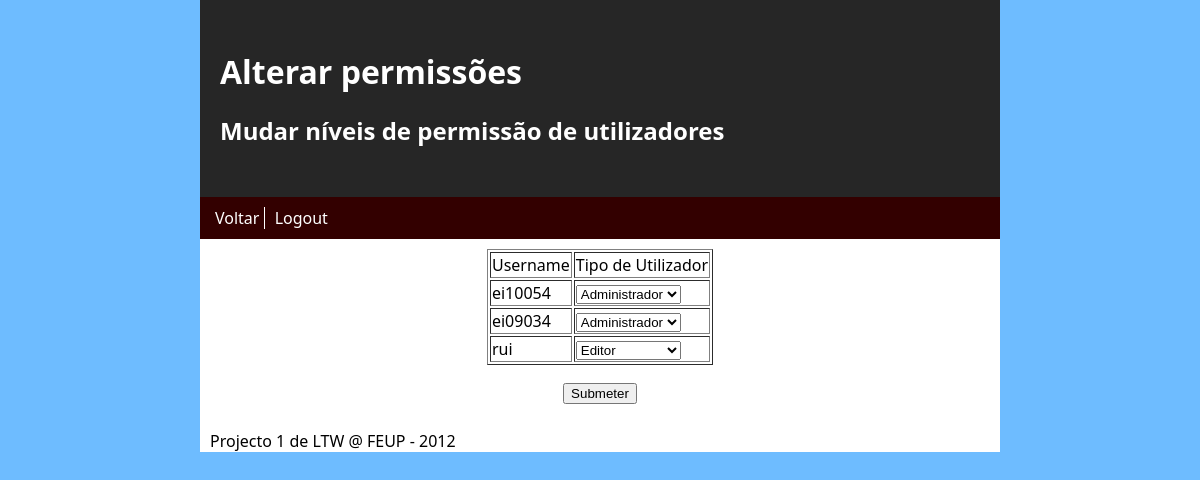
The page /alterar_permissoes.php (signed in) on the database as committed earlier.
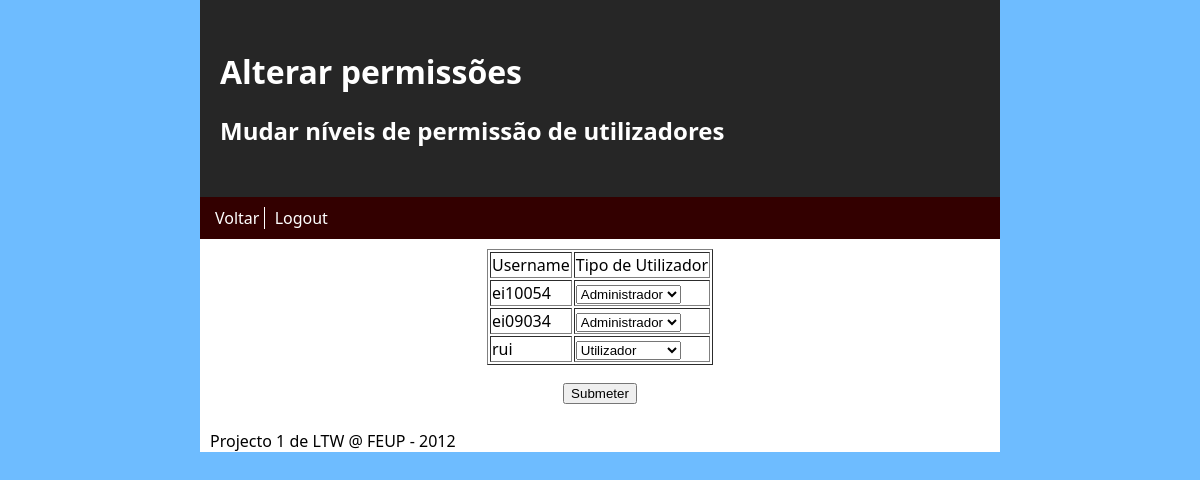
The same page on the database as committed later.
### tables this page shows
CREATE TABLE "USER" ('username' TEXT NOT NULL, 'password' TEXT NOT NULL, 'user_type' INTEGER NOT NULL DEFAULT 0);

### alterar_permissoes.php (the view, shortened to what this page needs)
<?php
	require_once 'db/db.php';
	$username=$_GET['username'];
	if($_SERVER['REQUEST_METHOD'] != "POST") {
?>
<!DOCTYPE html>
<html>
	<head>
		<link rel="stylesheet" href="common/style.css">
	</head>
	<body>
		<div id="cabecalho">
			<h1>Alterar permissões</h1>
			<h2>Mudar níveis de permissão de utilizadores</h2>
		</div>
		<div id="menu">
			<ul>
				<li><a href="./">Voltar</a></li>
				<li><a href="logout.php">Logout</a></li>
			</ul>
		</div>
		<div id="conteudo">
<?
	if(!empty($username))
		$stmt = $db->query('SELECT rowid, username, user_type FROM user WHERE username like \'%'.$_GET['username'].'%\'');
	else
		$stmt = $db->query('SELECT rowid, username, user_type FROM user');
	if($stmt){
		$stmt = $stmt->fetchAll();
		if(count($stmt)==0){
			echo "<h4>Nenhum utilizador encontrado</h4>";
		}
		else {?>
			<form method="post">
				<table style="margin: auto;" border="1">
					<tr>
						<td>Username</td>
						<td>Tipo de Utilizador</td>
					</tr>
<?
			foreach($stmt as $row)
			{
				echo "
					<tr>
						<td>
							".$row['username']."
						</td>
						<td>
							<select name = user_type[".$row['rowid']."]>
								<option value=0";
				if($row['user_type']==0)
					echo " selected=\"selected\"";
				echo ">Utilizador</option>
				<option value=1";
				if($row['user_type']==1)
					echo " selected=\"selected\"";
				echo ">Editor</option>
				<option value=2";
				if($row['user_type']==2)
					echo " selected=\"selected\"";
				echo ">Administrador</option>
							</select>
						</td>
					</tr>
				";
			}
?>
				</table>
				<p style="text-align:center;"><input type="submit" value="Submeter"></p>
			</form>
<?
		}
	}
	else
	{
		$error=$db->errorInfo();
		echo "Erro: " . $error[2];
	}
?>
		</div>
		<div id="rodape">
			<p>Projecto 1 de LTW @ FEUP - 2012</p>
		</div>
	</body>
</html>
<?
	}
?>

### common/style.css (style rules this page uses)
body { font-family: verdana, sans; margin: 0 auto; width: 800px; background-color:#6EBCFF; }
div#cabecalho { font-family: verdana, sans; background-color:#262626; color:white; padding:50px 20px; }
div#menu { color:white; background-color:#330000; padding:10px; }
div#menu a { color:white; text-decoration:none; }
div#cabecalho h1 { margin-top: 0; }
div#cabecalho h2 { margin-bottom: 0; }
div#menu ul { padding-left:0; margin:0; }
div#menu li { display:inline; border-right:solid; border-width:1px; border-color:white; padding:0px 5px; }
div#menu li:last-child { border-right:none; }
div#conteudo { background-color:white; margin:0; padding:10px; }
div#rodape { margin:0; background-color:white; }
div#rodape p { margin:0 10px; }

Rows that differ between the two databases and show on the page:
changed user "rui": user_type "Editor" → "Utilizador"
